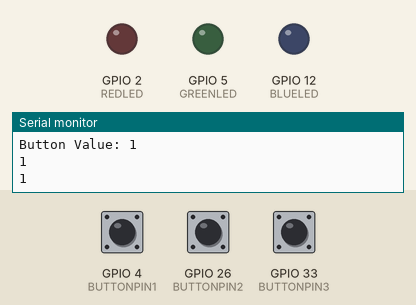
A sketch run on a simulated ESP32. Parts: output pins drawn as LEDs (lit = HIGH), the last lines printed to the serial monitor. The inputs (shaded band) are chosen by the test bench; at power-on: GPIO 4 (BUTTONPIN1) HIGH, GPIO 26 (BUTTONPIN2) HIGH, GPIO 33 (BUTTONPIN3) HIGH.

Above: at 1.2 s.
1.3 s: GPIO 4 (BUTTONPIN1) pulled LOW for 0.15 s
At 1.41 s:
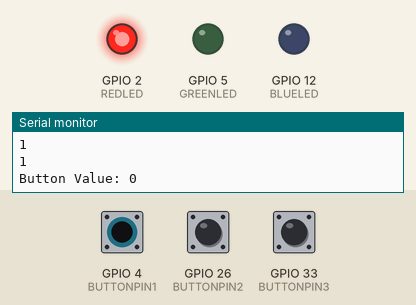
2.9 s: GPIO 26 (BUTTONPIN2) pulled LOW for 0.15 s
At 3.01 s:
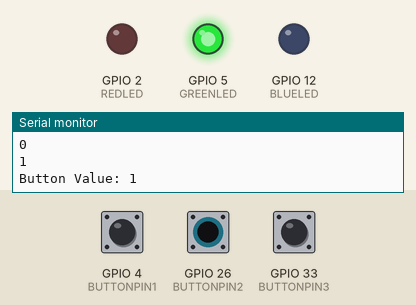
4.5 s: GPIO 33 (BUTTONPIN3) pulled LOW for 0.15 s
At 4.6 s:
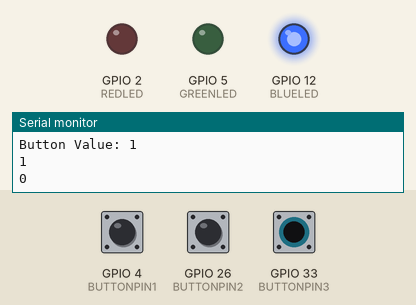
6.1 s: GPIO 33 (BUTTONPIN3) pulled LOW for 3.2 s
At 10.5 s:
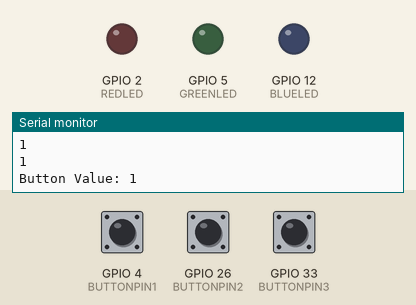
10.8 s: GPIO 4 (BUTTONPIN1) pulled LOW for 3.2 s
At 12.2 s:
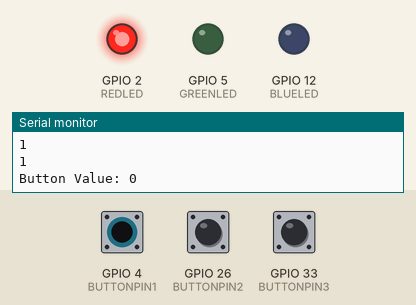
15.5 s: GPIO 4 (BUTTONPIN1) driven LOW and GPIO 26 (BUTTONPIN2) driven LOW
At 16.4 s:
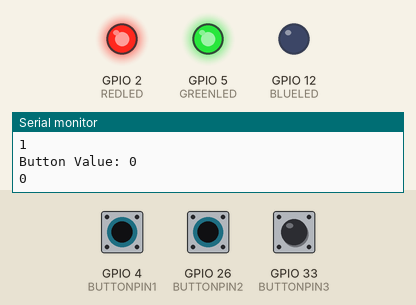
Timing chart, 0 to 18.0 s (numbered marks = the images above; inputs shaded):
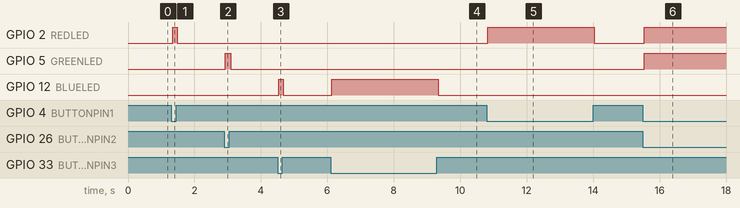

Measured:
- after the input at 1.3 s, GPIO 2 (REDLED): LOW → HIGH after 0.05 s, → LOW 0.14 s later
- after the input at 2.9 s, GPIO 5 (GREENLED): LOW → HIGH at once, → LOW 0.17 s later
- after the input at 4.5 s, GPIO 12 (BLUELED): LOW → HIGH at once, → LOW 0.14 s later
- after the input at 6.1 s, GPIO 12 (BLUELED): LOW → HIGH at once, → LOW 3.2 s later
- after the input at 10.8 s, GPIO 2 (REDLED): LOW → HIGH at once, → LOW 3.2 s later
- after the input at 15.5 s, GPIO 2 (REDLED), GPIO 5 (GREENLED): LOW → HIGH at once

The sketch:

buttonpin_LED_merge.ino
```cpp
#define BUTTONPIN1 4
#define BUTTONPIN2 26
#define BUTTONPIN3 33
#define REDLED 2
#define GREENLED 5
#define BLUELED 12

void setup() {
  // put your setup code here, to run once:
pinMode(REDLED,OUTPUT);
pinMode(GREENLED,OUTPUT);
pinMode(BLUELED,OUTPUT);
pinMode(BUTTONPIN1,INPUT);
pinMode(BUTTONPIN2,INPUT);
pinMode(BUTTONPIN3,INPUT);
Serial.begin(9600);

}

void loop() {
  // put your main code here, to run repeatedly:
int state1 = digitalRead(BUTTONPIN1);
int state2 = digitalRead(BUTTONPIN2);
int state3 = digitalRead(BUTTONPIN3);
Serial.print("Button Value: ");
Serial.println(state1);
Serial.println(state2);
Serial.println(state3);
if(state1==0)
{
  digitalWrite(REDLED,HIGH);
}
else
{
  digitalWrite(REDLED,LOW);
}
if(state2==0)
{
  digitalWrite(GREENLED,HIGH);
}
else
{
  digitalWrite(GREENLED,LOW);
}
if(state3==0)
{
  digitalWrite(BLUELED,HIGH);
}
else
{
  digitalWrite(BLUELED,LOW);
}
}
```
